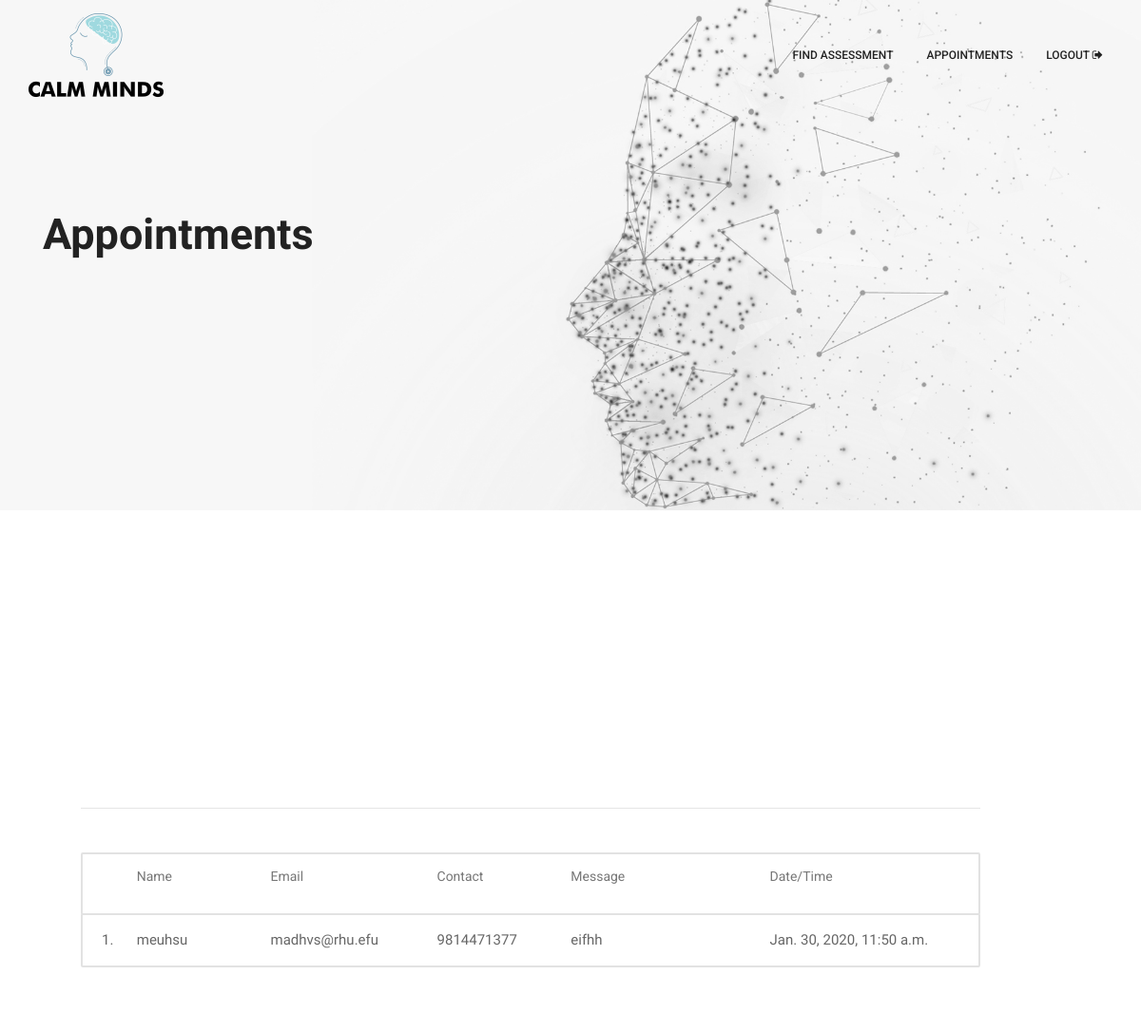
The app's page /appointment/view_appointments/ (signed in), older data.
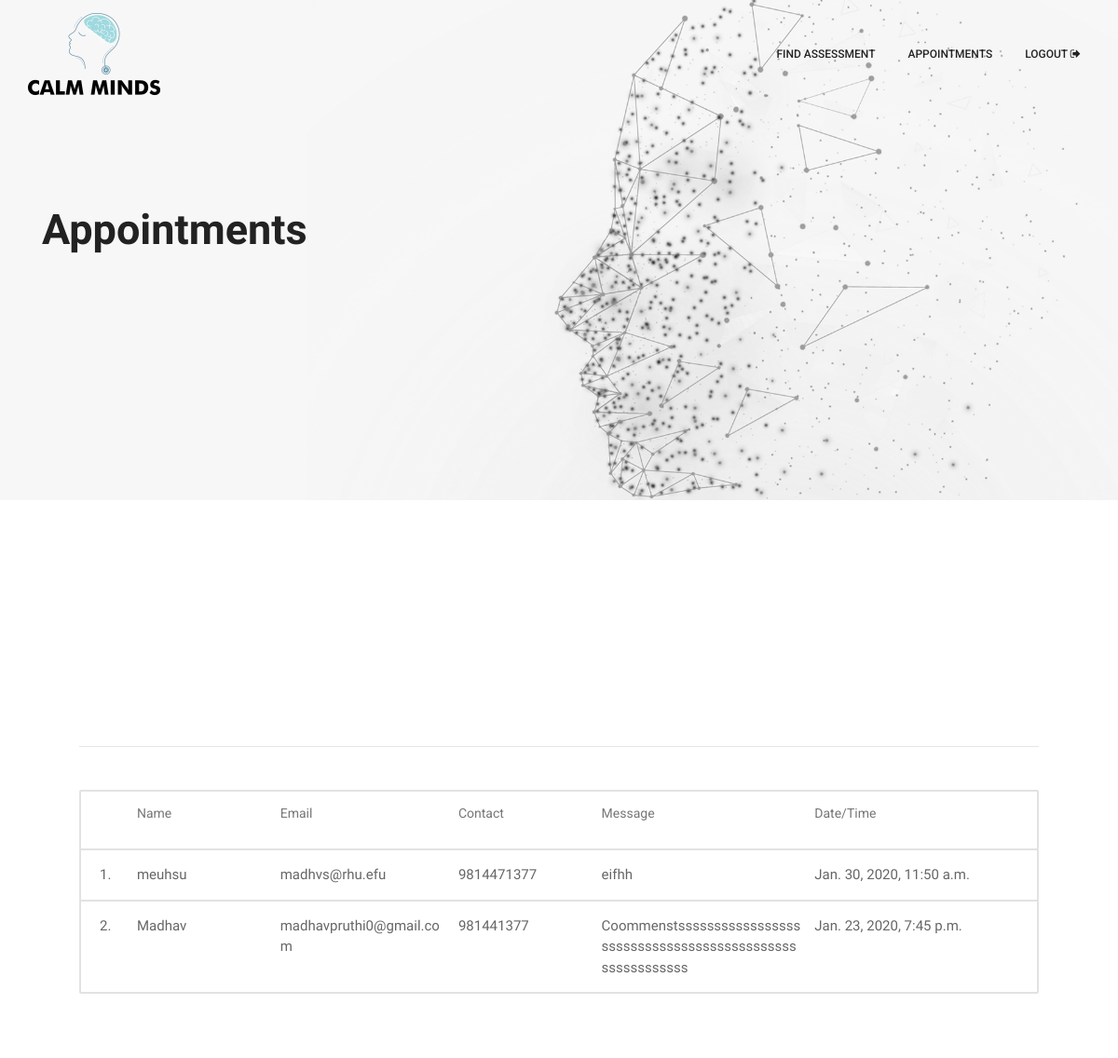
The same page, newer data.
### appointment/models.py (models this page shows, shortened)
class Appointment(models.Model):
    name = models.CharField(max_length=100)
    email = models.EmailField()
    contactNumber = models.CharField(max_length=13)
    date = models.DateTimeField()
    created = models.DateTimeField(auto_now_add=True)
    message = models.TextField()

### appointment/views.py (the view)
# urls.py: path('view_appointments/', views.view_appointments, name="view_appointments")
@login_required()
def view_appointments(request):
    if request.method == 'GET':
        data = Appointment.objects.all()
        context = {"data": data}
        return render(request, 'appointmentRequests.html', context);
    else:
        return HttpResponseNotFound('<h1>Page not found</h1>')

### templates/appointmentRequests.html (shortened to what the changed rows need)
{% load static %}
<!DOCTYPE html>
<html lang="en">
<head>
    <link rel="stylesheet" type="text/css" href="{% static 'css/bootstrap-4.1.3.min.css' %}">
    <link rel="stylesheet" type="text/css" href="{% static 'fonts/font-awesome-4.7.0.min.css' %}">
    <link rel="stylesheet" type="text/css" href="{% static 'css/animate-3.7.0.css' %}">
    <link rel="stylesheet" type="text/css" href="{% static 'css/hamburgers.min.css' %}">
    <link rel="stylesheet" type="text/css" href="{% static 'css/select2.min.css' %}">
    <link rel="stylesheet" href="{% static 'css/owl-carousel.min.css' %}">
    <link rel="stylesheet" href="{% static 'css/jquery.datetimepicker.min.css' %}">
    <link rel="stylesheet" href="{% static 'css/linearicons.css' %}">
    <link rel="stylesheet" type="text/css" href="{% static 'css/util.css' %}">
    <link rel="stylesheet" type="text/css" href="{% static 'css/my-main.css' %}">
    <link rel="stylesheet" type="text/css" href="{% static 'css/my-main2.css' %}">
</head>
<body>
<section class="main-background next-page">
    <div class="container">
        <div class="row">
            <div class="col-md-5">
                <h1>Appointments</h1>
                <br>
            </div>
        </div>
    </div>
</section>
<section class="patient-section">
    <div class="container">
        <div class="row">
            <div class="limiter">
                <div class="container-login100">
                    <div class="wrap-login200">
                        <div class="text-left p-t-10">
                            <form class=" p-t-20">
                                <div class="question-group txt3">
                                    {% for appointment in data %}
                                        <div class="boxed">
                                            <div class="index">
                                                {{ forloop.counter }}.
                                            </div>
                                            <div class="name-group">
                                                {{ appointment.name }}
                                            </div>
                                            <div class="email-group">
                                                {{ appointment.email }}
                                            </div>
                                            <div class="contact-group">
                                                {{ appointment.contactNumber }}
                                            </div>
                                            <div class="message-group">
                                                {{ appointment.message }}
                                            </div>
                                            <div class="message-group">
                                                {{ appointment.date }}
                                            </div>
                                        </div>
                                    {% endfor %}
                                </div>
                            </form>
                        </div>
                    </div>
                </div>
            </div>
        </div>
    </div>
</section>
</body>
</html>

Row changes from the older to the newer data that the page shows:
added Appointment: name "Madhav", email "madhavpruthi0@gmail.com", contactNumber "981441377", message "Coommenstssssssssssssssssssssssssssssssssssssssssssssssssssssssss", date "Jan. 23, 2020, 7:45 p.m."
